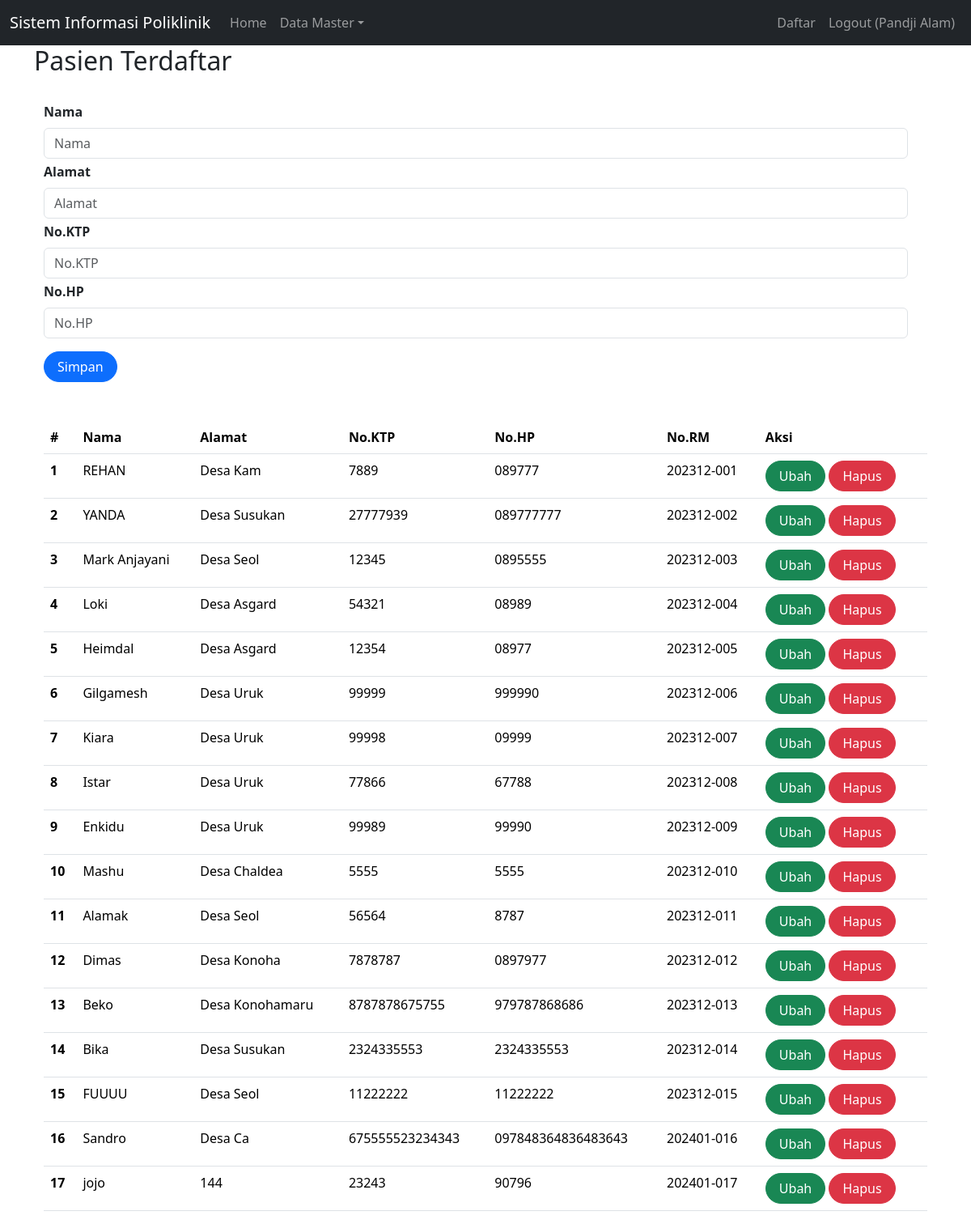
/index.php?page=olahPasien (signed in), run on an earlier commit of the app's database.
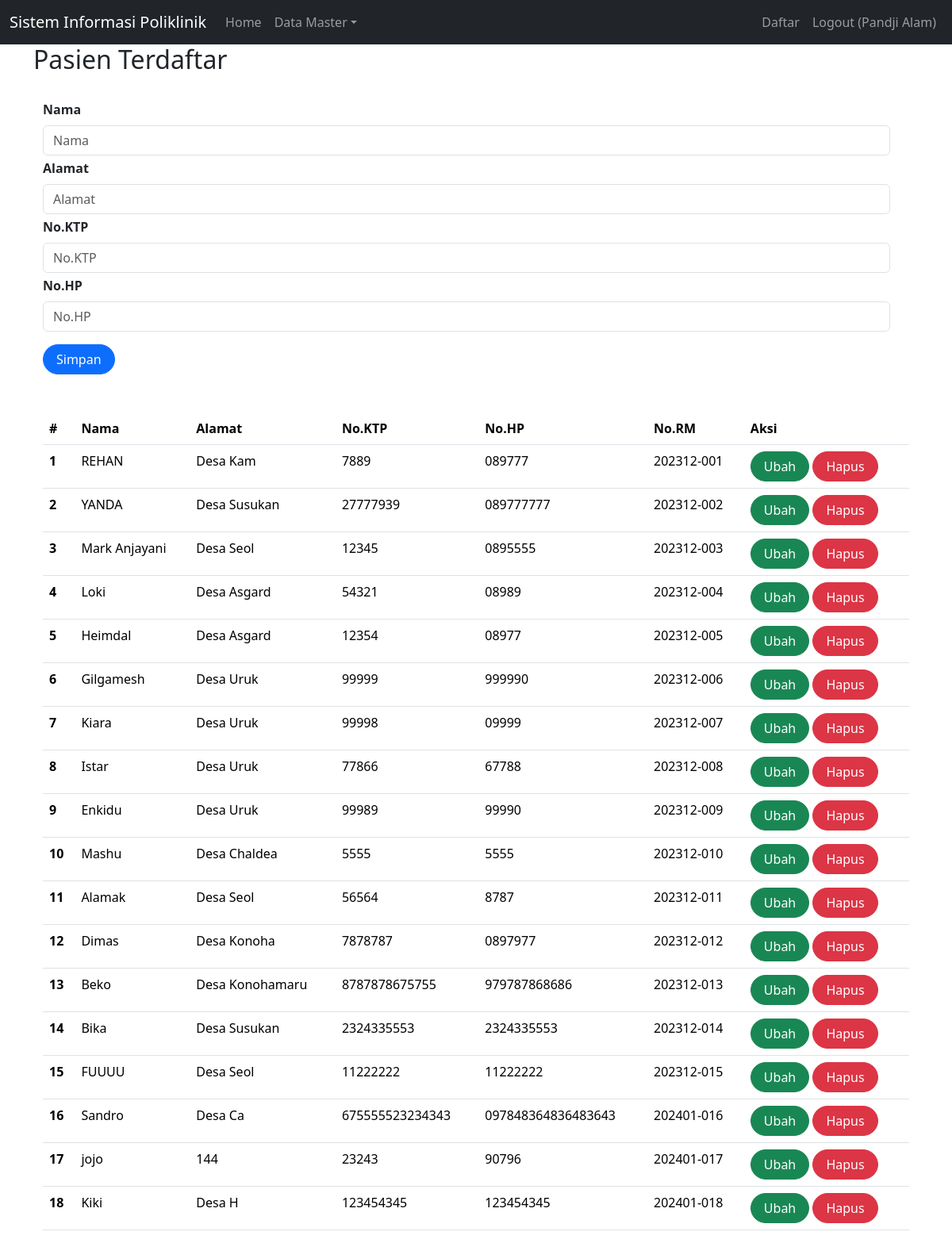
And on a later commit of the database.
### tables this page shows
CREATE TABLE `pasien` (
  `id` int(11) NOT NULL,
  `nama` varchar(255) NOT NULL,
  `alamat` varchar(255) NOT NULL,
  `no_ktp` varchar(255) NOT NULL,
  `no_hp` varchar(50) NOT NULL,
  `no_rm` varchar(25) NOT NULL
);

### olahPasien.php (the view, shortened to what this page needs)
<h2>Pasien Terdaftar</h2>
<br>
<div class="container">
    <form class="form row" method="POST" action="" name="myForm" onsubmit="return(validate());">
        <?php
        $nama = '';
        $alamat = '';
        $no_ktp = '';
        $no_hp = '';
        ?>
        <div class="row">
            <label for="inputNama" class="form-label fw-bold">
                Nama
            </label>
            <div>
                <input type="text" class="form-control" name="nama" id="inputNama" required placeholder="Nama" value="<?php echo $nama ?>">
            </div>
        </div>
        <div class="row mt-1">
            <label for="inputAlamat" class="form-label fw-bold">
                Alamat
            </label>
            <div>
                <input type="text" class="form-control" name="alamat" id="inputAlamat" required placeholder="Alamat" value="<?php echo $alamat ?>">
            </div>
        </div>
        <div class="row mt-1">
            <label for="inputKtp" class="form-label fw-bold">
                No.KTP
            </label>
            <div>
                <input type="text" class="form-control" name="no_ktp" id="inputKtp" required placeholder="No.KTP" value="<?php echo $no_ktp ?>">
            </div>
        </div>
        <div class="row mt-1">
            <label for="inputHP" class="form-label fw-bold">
                No.HP
            </label>
            <div>
                <input type="text" class="form-control" name="no_hp" id="inputHP" required placeholder="No.HP" value="<?php echo $no_hp ?>">
            </div>
        </div>
        <div class="row mt-3">
            <div class=col>
                <button type="submit" class="btn btn-primary rounded-pill px-3 mt-auto" name="simpan">Simpan</button>
            </div>
        </div>
    </form>
    <br>
    <br>
    <table class="table table-hover">
        <thead>
            <tr>
                <th scope="col">#</th>
                <th scope="col">Nama</th>
                <th scope="col">Alamat</th>
                <th scope="col">No.KTP</th>
                <th scope="col">No.HP</th>
                <th scope="col">No.RM</th>
                <th scope="col">Aksi</th>
            </tr>
        </thead>
        <tbody>
            <?php
            $result = mysqli_query($mysqli, "SELECT * FROM pasien");
            $no = 1;
            while ($data = mysqli_fetch_array($result)) {
            ?>
                <tr>
                    <th scope="row"><?php echo $no++ ?></th>
                    <td><?php echo $data['nama'] ?></td>
                    <td><?php echo $data['alamat'] ?></td>
                    <td><?php echo $data['no_ktp'] ?></td>
                    <td><?php echo $data['no_hp'] ?></td>
                    <td><?php echo $data['no_rm'] ?></td>
                    <td>
                        <a class="btn btn-success rounded-pill px-3" href="index.php?page=olahPasien&id=<?php echo $data['id'] ?>">Ubah</a>
                        <a class="btn btn-danger rounded-pill px-3" href="index.php?page=olahPasien&id=<?php echo $data['id'] ?>&aksi=hapus">Hapus</a>
                    </td>
                </tr>
            <?php
            }
            ?>
        </tbody>
    </table>

What changed in the data, as far as the page shows it:
added pasien: nama "Kiki", alamat "Desa H", no_ktp "123454345", no_hp "123454345", no_rm "202401-018"
